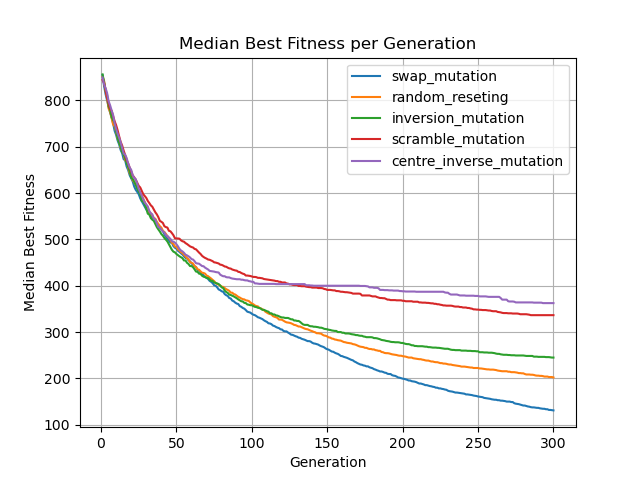

Here is the Python script that generated this plot:
import multiprocessing as mp
import time
import matplotlib.pyplot as plt
import numpy as np
import pandas as pd

from charles.charles import Population, Individual
from song import get_fitness
from charles.selection import tournament_sel
from charles.mutation import swap_mutation, random_reseting, inversion_mutation, scramble_mutation, centre_inverse_mutation
from charles.xo import single_point_xo


# Individual Monkey Patching
Individual.get_fitness = get_fitness


# Function to run a single experiment
def run_experiment(args):
    population_size, generations, crossover_probability, mutation_probability, selection, mutation, crossover, elitism, sol_size, valid_set = args
    all_fitness = []

    for i in range(10):  # Number of runs
        start_time = time.time()

        # Create a population
        pop = Population(size=population_size, optim="min", sol_size=sol_size, valid_set=valid_set, repetition=True)

        # Track fitness for each generation
        generation_fitness = []
        for gen in range(generations):
            pop.evolve(gens=1, xo_prob=crossover_probability, mut_prob=mutation_probability,            
                       select=selection, mutate=mutation, xo=crossover, elitism=elitism)
            best_fitness = min(ind.fitness for ind in pop.individuals)
            generation_fitness.append(best_fitness)

        all_fitness.append(generation_fitness)
        end_time = time.time()
        print(f"Run #{i + 1}, Generation #{gen + 1}: Best Fitness: {best_fitness}, Time: {round(end_time - start_time, 2)} seconds")


    # Transpose all_fitness to have each generation's best fitnesses in the same list
    all_fitness = list(map(list, zip(*all_fitness)))


    # Compute the median best fitness for each generation across all runs
    median_best_fitness_per_gen = [np.median(gen_fitness) for gen_fitness in all_fitness]

    return median_best_fitness_per_gen


# Mutations
experiments = [
    [500, 300, 0.9, 0.2, tournament_sel, swap_mutation, single_point_xo, True],
    [500, 300, 0.9, 0.2, tournament_sel, random_reseting, single_point_xo, True],
    [500, 300, 0.9, 0.2, tournament_sel, inversion_mutation, single_point_xo, True],
    [500, 300, 0.9, 0.2, tournament_sel, scramble_mutation, single_point_xo, True],
    [500, 300, 0.9, 0.2, tournament_sel, centre_inverse_mutation, single_point_xo, True]]


# Add sol_size and valid_set to each experiment
for exp in experiments:
    exp.extend([312, [i for i in range(127)]])

# Run experiments in parallel
if __name__ == '__main__':
    with mp.Pool(mp.cpu_count()) as pool:
        all_median_fitnesses = pool.map(run_experiment, experiments)

    def create_labels(experiments):
        labels = []
        for exp in experiments:
            label_parts = []
            label_parts.append(f"{exp[5].__name__}") # Mutations
            labels.append(", ".join(label_parts))
        return labels

    labels = create_labels(experiments)

    def plot_average_best_fitness(all_median_fitnesses, labels):
        for i, median_best_fitness in enumerate(all_median_fitnesses):
            plt.plot(range(1, len(median_best_fitness) + 1), median_best_fitness, linestyle='-', label=labels[i])


        plt.title('Median Best Fitness per Generation')
        plt.xlabel('Generation')
        plt.ylabel('Median Best Fitness')
        plt.legend()
        plt.grid(True)
        plt.show()

    plot_average_best_fitness(all_median_fitnesses, labels)
